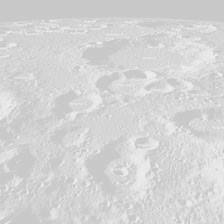
#> input picture numpy_laba/1_moon/lunar01_raw.jpg, 224 x 224 px; its folder holds 3 pictures in this run
$ python 1_moon.py
#> lines starting #> are read from the running program, lines starting #| are printed output that depends on the picture
import numpy as np
import matplotlib.pyplot as plt
from PIL import Image

for i in range(1, 4):
    path = 'lunar0' + str(i) + '_raw.jpg'
    img = Image.open(path)
#> img is the input picture: PIL image 224x224 L; min 191, max 243, mean 212
    data = np.array(img).astype(float)

    min_val = np.min(data)
#> min_val = 191
    max_val = np.max(data)
#> max_val = 243

    scale = 255.0 / (max_val - min_val + 1e-9)
#> scale = 4.9
    upd = ((data - min_val) * scale).astype(np.uint8)
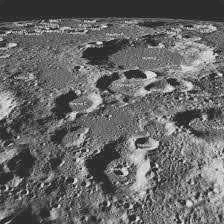
#> upd: shape (224, 224); min 0, max 254, mean 102.5

    new_file_path = 'moon' + str(i) + '.png'
    res_img = Image.fromarray(upd)
    res_img.save(new_file_path)

    fig, (ax1, ax2) = plt.subplots(1, 2, figsize=(12, 6))

    ax1.imshow(data, cmap='gray', vmin=0, vmax=255)
    ax1.set_title("raw", fontsize=14)

    ax2.imshow(upd, cmap='gray', vmin=0, vmax=255)
    ax2.set_title("contrast", fontsize=14)

    plt.subplots_adjust(wspace=0.1)
    plt.savefig('moon_comparison.png')
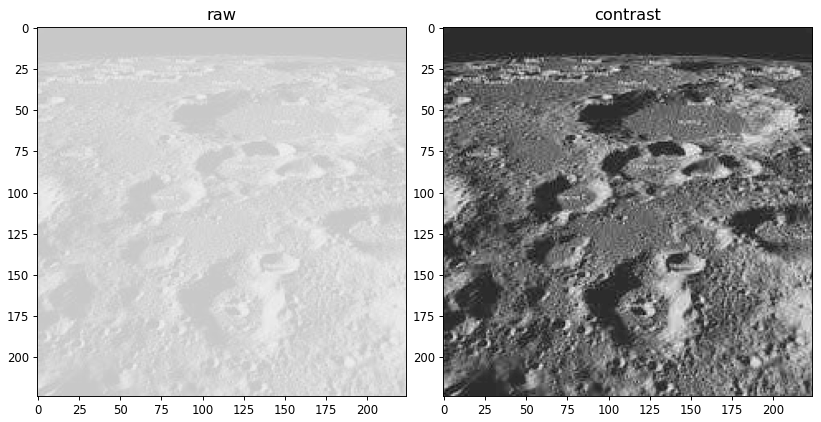
#> figure drawn by matplotlib, 2 panels
    plt.show()
#> pass 2 of the loop `for i in range(1, 4):`:
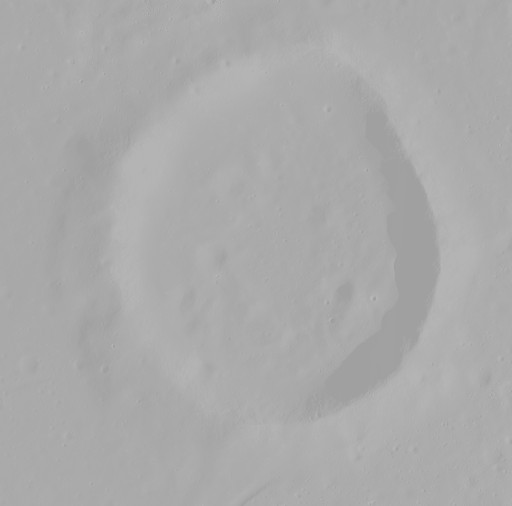
#> input picture numpy_laba/1_moon/lunar02_raw.jpg, 512 x 506 px
#> img is the input picture: PIL image 512x506 L; min 155, max 185, mean 170.3
#> data: shape (506, 512) float64
#> min_val = 155
#> max_val = 185
#> scale = 8.5
#> `upd = ((data - min_val) * scale).astype(np.uint8)`:
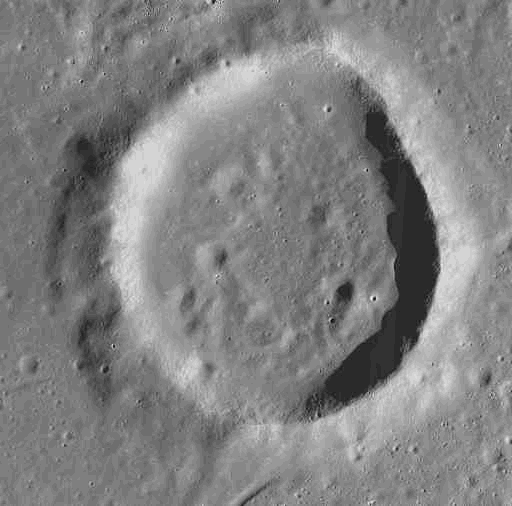
#> upd: shape (506, 512); min 0, max 254, mean 129.4
#> `plt.savefig('moon_comparison.png')`:
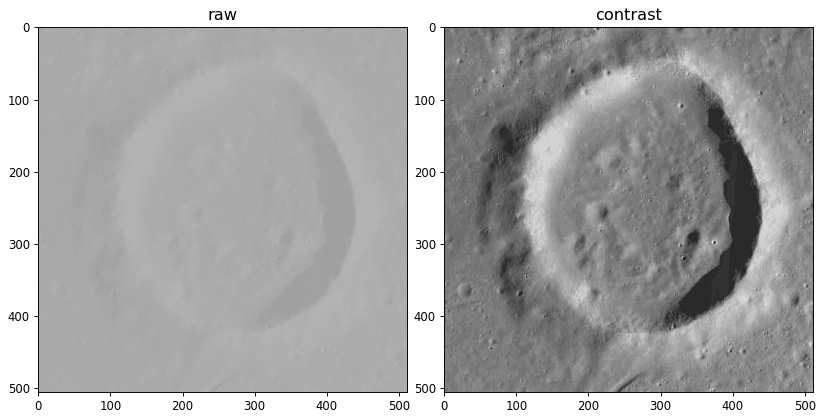
#> figure drawn by matplotlib, 2 panels
